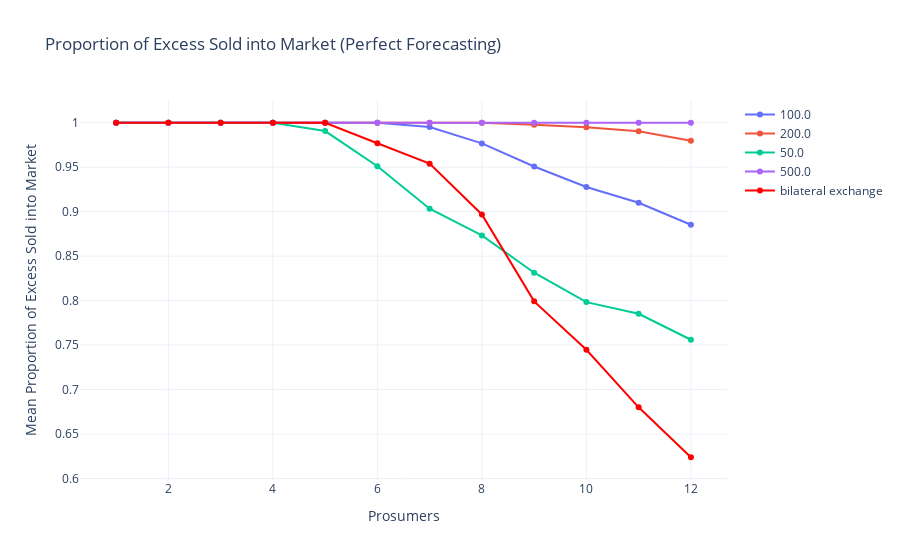
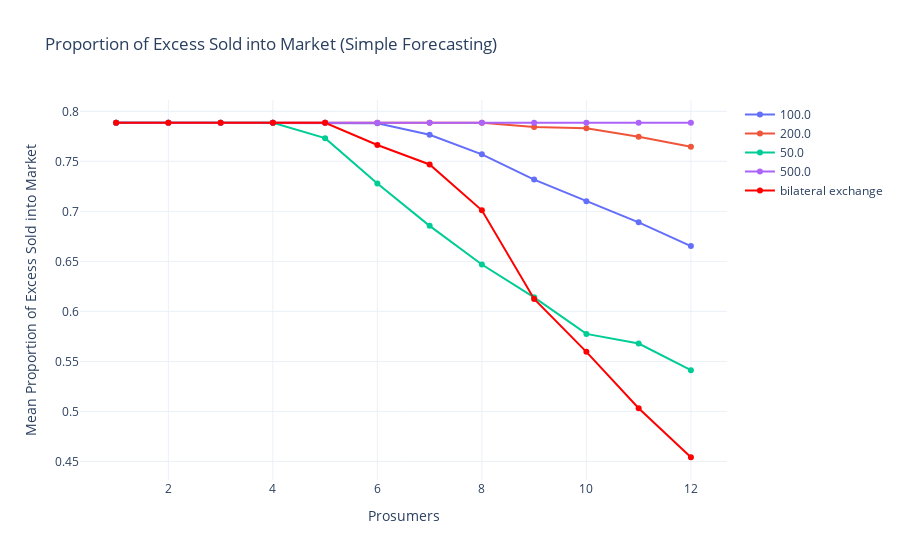

The notebook cell these images were saved under, in order:
### Code cell
import pandas as pd
import plotly.graph_objects as go


# Replace "null" string values in the 'amm_liquidity_k' column with "bilateral exchange"
df['amm_liquidity_k'] = df['amm_liquidity_k'].replace('null', 'bilateral exchange')

# Convert amm_liquidity_k to string to handle both string and numeric comparisons
df['amm_liquidity_k'] = df['amm_liquidity_k'].astype(str)

# Group by prosumers, perfect_forecasting, and amm_liquidity_k, then calculate mean values
grouped_df = df.groupby(['prosumers', 'perfect_forecasting', 'amm_liquidity_k'])['Proportion of Excess Sold into Market'].mean().reset_index()

# Define colors for the plot
colors = {
    'bilateral exchange': 'red',
    '50': 'rgb(204, 229, 255)',  # light blue
    '100': 'rgb(153, 204, 255)', # medium blue
    '150': 'rgb(102, 178, 255)', # darker blue
    '200': 'rgb(51, 153, 255)',  # more darker blue
    '250': 'rgb(0, 128, 255)',   # even more darker blue
    '300': 'rgb(0, 102, 204)'    # darkest blue
}

# Function to get color based on k value
def get_color(k_value):
    k_value_str = str(k_value)
    if k_value_str == 'bilateral exchange':
        return colors['bilateral exchange']
    return colors.get(k_value_str)

# Create line plots for perfect_forecasting = True
fig_true = go.Figure()

for k_value in grouped_df['amm_liquidity_k'].unique():
    df_subset = grouped_df[(grouped_df['perfect_forecasting'] == True) & (grouped_df['amm_liquidity_k'] == k_value)]
    fig_true.add_trace(go.Scatter(
        x=df_subset['prosumers'],
        y=df_subset['Proportion of Excess Sold into Market'],
        mode='lines+markers',
        name=str(k_value),
        line=dict(color=get_color(k_value))
    ))

# Update layout for perfect_forecasting = True
fig_true.update_layout(
    title='Proportion of Excess Sold into Market (Perfect Forecasting)',
    xaxis_title='Prosumers',
    yaxis_title='Mean Proportion of Excess Sold into Market',
    template='plotly_white'
)

# Create line plots for perfect_forecasting = False
fig_false = go.Figure()

for k_value in grouped_df['amm_liquidity_k'].unique():
    df_subset = grouped_df[(grouped_df['perfect_forecasting'] == False) & (grouped_df['amm_liquidity_k'] == k_value)]
    fig_false.add_trace(go.Scatter(
        x=df_subset['prosumers'],
        y=df_subset['Proportion of Excess Sold into Market'],
        mode='lines+markers',
        name=str(k_value),
        line=dict(color=get_color(k_value))
    ))

# Update layout for perfect_forecasting = False
fig_false.update_layout(
    title='Proportion of Excess Sold into Market (Simple Forecasting)',
    xaxis_title='Prosumers',
    yaxis_title='Mean Proportion of Excess Sold into Market',
    template='plotly_white'
)

# Show the plots
fig_true.show()
fig_false.show()

### Figure 1 — Plotly figure (JSON) as saved in the notebook; plotly's stock layout.template omitted (floating-point values rounded to 4 significant figures)
{"data": [{"mode": "lines+markers", "name": "100.0", "type": "scatter", "x": [1, 2, 3, 4, 5, 6, 7, 8, 9, 10, 11, 12], "y": [1.0, 1.0, 1.0, 1.0, 1.0, 1.0, 0.9952, 0.9768, 0.9508, 0.9278, 0.91, 0.8853]}, {"mode": "lines+markers", "name": "200.0", "type": "scatter", "x": [1, 2, 3, 4, 5, 6, 7, 8, 9, 10, 11, 12], "y": [1.0, 1.0, 1.0, 1.0, 1.0, 1.0, 1.0, 1.0, 0.9978, 0.9951, 0.9903, 0.9798]}, {"mode": "lines+markers", "name": "50.0", "type": "scatter", "x": [1, 2, 3, 4, 5, 6, 7, 8, 9, 10, 11, 12], "y": [1.0, 1.0, 1.0, 1.0, 0.9907, 0.9511, 0.9033, 0.8733, 0.8314, 0.7983, 0.7852, 0.756]}, {"mode": "lines+markers", "name": "500.0", "type": "scatter", "x": [1, 2, 3, 4, 5, 6, 7, 8, 9, 10, 11, 12], "y": [1.0, 1.0, 1.0, 1.0, 1.0, 1.0, 1.0, 1.0, 1.0, 1.0, 1.0, 1.0]}, {"line": {"color": "red"}, "mode": "lines+markers", "name": "bilateral exchange", "type": "scatter", "x": [1, 2, 3, 4, 5, 6, 7, 8, 9, 10, 11, 12], "y": [1.0, 1.0, 1.0, 1.0, 1.0, 0.9769, 0.954, 0.8969, 0.7991, 0.7447, 0.68, 0.6238]}], "layout": {"title": {"text": "Proportion of Excess Sold into Market (Perfect Forecasting)"}, "xaxis": {"title": {"text": "Prosumers"}}, "yaxis": {"title": {"text": "Mean Proportion of Excess Sold into Market"}}}}

### Figure 2 — Plotly figure (JSON) as saved in the notebook; plotly's stock layout.template omitted (floating-point values rounded to 4 significant figures)
{"data": [{"mode": "lines+markers", "name": "100.0", "type": "scatter", "x": [1, 2, 3, 4, 5, 6, 7, 8, 9, 10, 11, 12], "y": [0.7886, 0.7886, 0.7886, 0.7886, 0.7886, 0.7882, 0.7765, 0.757, 0.7318, 0.7102, 0.689, 0.6653]}, {"mode": "lines+markers", "name": "200.0", "type": "scatter", "x": [1, 2, 3, 4, 5, 6, 7, 8, 9, 10, 11, 12], "y": [0.7886, 0.7886, 0.7886, 0.7886, 0.7886, 0.7886, 0.7886, 0.7886, 0.7843, 0.7831, 0.7747, 0.7646]}, {"mode": "lines+markers", "name": "50.0", "type": "scatter", "x": [1, 2, 3, 4, 5, 6, 7, 8, 9, 10, 11, 12], "y": [0.7886, 0.7886, 0.7886, 0.7886, 0.7732, 0.7279, 0.6855, 0.6469, 0.6141, 0.5775, 0.5679, 0.5412]}, {"mode": "lines+markers", "name": "500.0", "type": "scatter", "x": [1, 2, 3, 4, 5, 6, 7, 8, 9, 10, 11, 12], "y": [0.7886, 0.7886, 0.7886, 0.7886, 0.7886, 0.7886, 0.7886, 0.7886, 0.7886, 0.7886, 0.7886, 0.7886]}, {"line": {"color": "red"}, "mode": "lines+markers", "name": "bilateral exchange", "type": "scatter", "x": [1, 2, 3, 4, 5, 6, 7, 8, 9, 10, 11, 12], "y": [0.7886, 0.7886, 0.7886, 0.7886, 0.7886, 0.7664, 0.7469, 0.7011, 0.6124, 0.5596, 0.5032, 0.4542]}], "layout": {"title": {"text": "Proportion of Excess Sold into Market (Simple Forecasting)"}, "xaxis": {"title": {"text": "Prosumers"}}, "yaxis": {"title": {"text": "Mean Proportion of Excess Sold into Market"}}}}
